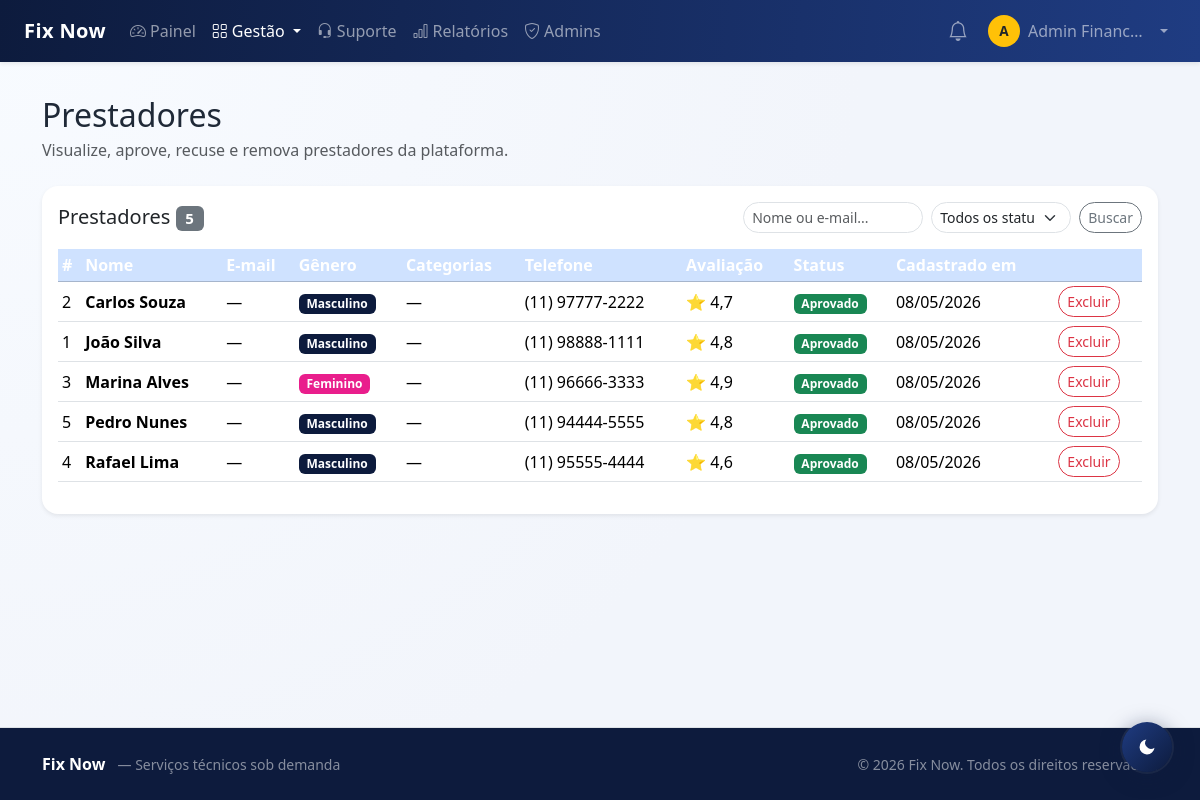
Before: /view/admin/prestadores.php (signed in) with the older database file.
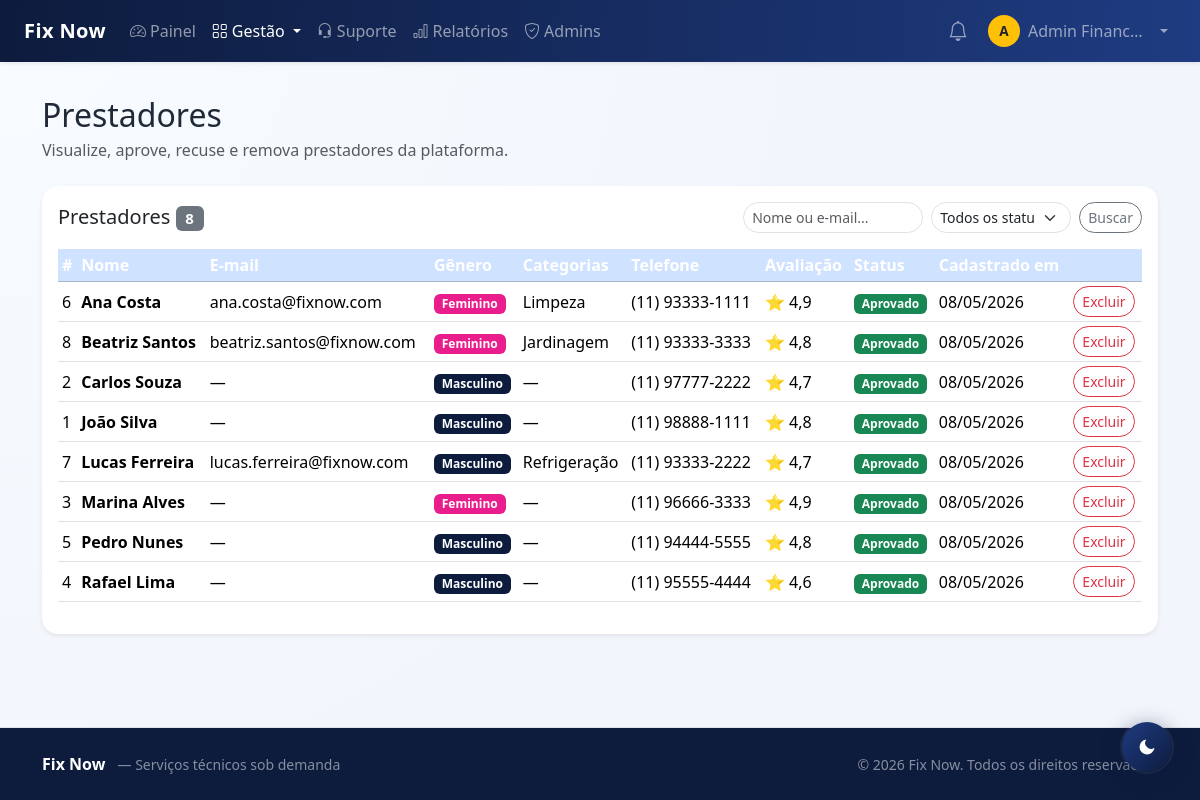
After: the same page with the newer database file.
### tables this page shows
CREATE TABLE IF NOT EXISTS tecnico (
  id               INT AUTO_INCREMENT PRIMARY KEY,
  nome             VARCHAR(120) NOT NULL,
  email            VARCHAR(150) NULL UNIQUE,
  senha            VARCHAR(255) NULL,
  cpf              CHAR(11) NULL UNIQUE,
  especialidade    VARCHAR(100) NULL DEFAULT NULL,
  telefone         VARCHAR(20) NOT NULL,
  genero           ENUM('Feminino','Masculino','Outro') NOT NULL DEFAULT 'Masculino',
  foto_perfil      VARCHAR(255) NOT NULL,
  documento_path   VARCHAR(255) NULL,
  avaliacao_media  DECIMAL(3,2) DEFAULT 0.00,
  ativo            TINYINT(1) NOT NULL DEFAULT 1,
  status_cadastro  ENUM('Pendente','Aprovado','Recusado') NOT NULL DEFAULT 'Aprovado',
  destaque         TINYINT(1) NOT NULL DEFAULT 0,
  criado_em        TIMESTAMP DEFAULT CURRENT_TIMESTAMP
);

### view/admin/prestadores.php (the view, shortened to what this page needs)
<?php
$paginaAtiva = 'prestadores';
require_once __DIR__ . '/_navbar.php';
$navbarHtml = ob_get_clean();
$filtro       = trim($_GET['busca'] ?? '');
$where = [];
$params = [];
$whereSQL = $where ? 'WHERE ' . implode(' AND ', $where) : '';
$stmt = $pdo->prepare("
    SELECT t.id, t.nome, t.email, t.telefone, t.genero, t.avaliacao_media,
           t.ativo, t.status_cadastro, t.destaque, t.criado_em, t.documento_path,
           (SELECT GROUP_CONCAT(cat.nome ORDER BY cat.nome SEPARATOR ', ')
            FROM servico s INNER JOIN categoria cat ON cat.id=s.categoria_id
            WHERE s.tecnico_id=t.id AND s.ativo=1) AS categorias_servico
    FROM tecnico t $whereSQL
    ORDER BY t.status_cadastro ASC, t.nome ASC
");
$stmt->execute($params);
$tecnicos = $stmt->fetchAll();
?>
<!DOCTYPE html>
<html lang="pt-BR">
<head>
  <link href="https://cdn.jsdelivr.net/npm/bootstrap@5.3.3/dist/css/bootstrap.min.css" rel="stylesheet">
  <link href="../../assets/css/style.css" rel="stylesheet">
</head>
<body>
<?= $navbarHtml ?>
<main class="container py-5 mt-5">
  <h2 class="mb-1">Prestadores</h2>
  <p class="text-muted mb-4">Visualize, aprove, recuse e remova prestadores da plataforma.</p>
  <div class="card shadow-sm border-0">
    <div class="card-body">
      <div class="d-flex justify-content-between align-items-center mb-3 flex-wrap gap-2">
        <h5 class="mb-0">Prestadores <span class="badge bg-secondary"><?= count($tecnicos) ?></span></h5>
        <form method="get" class="d-flex gap-2 flex-wrap">
          <input type="text" name="busca" class="form-control form-control-sm" placeholder="Nome ou e-mail..."
            value="<?= htmlspecialchars($filtro) ?>" style="width:180px;">
          <select name="status" class="form-select form-select-sm" style="width:140px;">
            <option value="">Todos os status</option>
          </select>
          <button class="btn btn-sm btn-outline-secondary">Buscar</button>
        </form>
      </div>
      <?php if (!$tecnicos): ?>
        <p class="text-muted mb-0">Nenhum prestador encontrado.</p>
      <?php else: ?>
        <div class="table-responsive">
          <table class="table table-hover align-middle table-sm">
            <thead class="table-primary">
              <tr>
                <th>#</th><th>Nome</th><th>E-mail</th><th>Gênero</th><th>Categorias</th><th>Telefone</th>
                <th>Avaliação</th><th>Status</th><th>Cadastrado em</th><th></th>
              </tr>
            </thead>
            <tbody>
            <?php foreach ($tecnicos as $t):
              $badgeSt = match($t['status_cadastro']) { 'Aprovado'=>'success','Pendente'=>'warning text-dark',default=>'danger' };
            ?>
              <tr>
                <td><?= (int)$t['id'] ?></td>
                <td class="fw-semibold"><?= htmlspecialchars($t['nome']) ?></td>
                <td><?= htmlspecialchars($t['email'] ?? '—') ?></td>
                <td>
                  <?php
                    $genBadge = match($t['genero'] ?? '') {
                      'Feminino'  => 'bg-pink text-white',
                      'Masculino' => 'bg-primary',
                      default     => 'bg-secondary'
                    };
                  ?>
                  <span class="badge <?= $genBadge ?>"><?= htmlspecialchars($t['genero'] ?? '—') ?></span>
                </td>
                <td><?= htmlspecialchars($t['categorias_servico'] ?? '—') ?></td>
                <td><?= htmlspecialchars($t['telefone']) ?></td>
                <td>⭐ <?= number_format((float)$t['avaliacao_media'], 1, ',', '.') ?></td>
                <td><span class="badge bg-<?= $badgeSt ?>"><?= htmlspecialchars($t['status_cadastro']) ?></span></td>
                <td><?= date('d/m/Y', strtotime($t['criado_em'])) ?></td>
                <td>
                  <div class="d-flex gap-1 flex-wrap">
                    <form method="post" class="d-inline" onsubmit="return confirm('Excluir este prestador e todos os seus dados?');">
                      <button class="btn btn-sm btn-outline-danger">Excluir</button>
                    </form>
                  </div>
                </td>
              </tr>
            <?php endforeach; ?>
            </tbody>
          </table>
        </div>
      <?php endif; ?>
    </div>
  </div>
</main>
<?php require_once __DIR__ . '/../../includes/footer.php'; ?>
</body>
</html>

### view/admin/_navbar.php (shortened to what this page needs)
<?php
$adminNome   = $_SESSION['admin_nome'] ?? 'Admin';
$paginaAtiva = $paginaAtiva ?? '';
$_navInicial = htmlspecialchars(mb_strtoupper(mb_substr($adminNome, 0, 1)));
$gestaoAtiva = in_array($paginaAtiva, ['clientes','prestadores','servicos','categorias','destaques']);
?>
<nav class="navbar navbar-expand-lg navbar-dark bg-primary fixed-top shadow-sm">
  <div class="container-fluid px-4">
    <a class="navbar-brand fw-bold" href="../../index.php">Fix Now</a>
    <div class="collapse navbar-collapse" id="adminMenu">
      <ul class="navbar-nav me-auto">
        <li class="nav-item">
          <a class="nav-link <?= $paginaAtiva === 'painel' ? 'active' : '' ?>" href="painelAdmin.php">
            <i class="bi bi-speedometer2 me-1"></i>Painel
          </a>
        </li>
        <li class="nav-item dropdown">
          <a class="nav-link dropdown-toggle <?= $gestaoAtiva ? 'active' : '' ?>" href="#" data-bs-toggle="dropdown" aria-expanded="false">
            <i class="bi bi-grid me-1"></i>Gestão
          </a>
        </li>
        <li class="nav-item">
          <a class="nav-link <?= $paginaAtiva === 'suporte' ? 'active' : '' ?>" href="suporteAdmin.php">
            <i class="bi bi-headset me-1"></i>Suporte
          </a>
        </li>
        <li class="nav-item">
          <a class="nav-link <?= $paginaAtiva === 'relatorios' ? 'active' : '' ?>" href="relatorios.php">
            <i class="bi bi-bar-chart me-1"></i>Relatórios
          </a>
        </li>
        <li class="nav-item">
          <a class="nav-link <?= $paginaAtiva === 'admins' ? 'active' : '' ?>" href="admins.php">
            <i class="bi bi-shield-check me-1"></i>Admins
          </a>
        </li>
      </ul>
      <ul class="navbar-nav ms-auto align-items-lg-center gap-1">
        <li class="nav-item">
          <a class="nav-link position-relative px-2" href="../notificacoes.php" title="Notificações">
            <i class="bi bi-bell fs-5"></i>
          </a>
        </li>
        <li class="nav-item dropdown">
          <a class="nav-link dropdown-toggle d-flex align-items-center gap-2 py-1" href="#" data-bs-toggle="dropdown" aria-expanded="false">
            <span class="d-inline-flex align-items-center justify-content-center rounded-circle bg-warning text-dark fw-bold flex-shrink-0" style="width:32px;height:32px;font-size:.85rem"><?= $_navInicial ?></span>
            <span class="d-none d-lg-inline text-truncate" style="max-width:120px"><?= htmlspecialchars($adminNome) ?></span>
          </a>
        </li>
      </ul>
    </div>
  </div>
</nav>

### includes/footer.php
<footer class="mt-auto py-4 border-top" style="background:var(--fix-blue)">
  <div class="container">
    <div class="row align-items-center g-2">
      <div class="col-sm-6">
        <span class="fw-bold text-white fs-6">Fix Now</span>
        <span class="text-white-50 small ms-2">— Serviços técnicos sob demanda</span>
      </div>
      <div class="col-sm-6 text-sm-end">
        <small class="text-white-50">&copy; <?php echo date('Y'); ?> Fix Now. Todos os direitos reservados.</small>
      </div>
    </div>
  </div>
</footer>

### assets/css/style.css (style rules this page uses)
:root { --fix-blue: #0d1b3d; --fix-blue-soft: #1f3c82; --fix-orange: #ff7a00; --fix-orange-soft: #ff9f43; --fix-bg: #f2f5fb; --fix-card: #ffffff; --fix-text: #1f2937; --fix-muted: #677489; --fix-shadow: 0 14px 32px rgba(15, 37, 84, 0.1); --fix-radius: 1rem; }
html, body { height: 100%; }
body { min-height: 100vh; display: flex; flex-direction: column; background: radial-gradient(circle at top left, #f8fbff, var(--fix-bg) 60%); color: var(--fix-text); }
main { flex: 1 0 auto; }
.bg-primary, .table-primary { background-color: var(--fix-blue) !important; }
.table-primary th { color: #fff; }
.btn, .form-control, .form-select, .card { border-radius: var(--fix-radius); transition: all 0.22s ease; }
.card { border: 1px solid #e9eef8; box-shadow: var(--fix-shadow); background: var(--fix-card); }
.navbar { background: linear-gradient(95deg, var(--fix-blue), var(--fix-blue-soft)) !important; }
.navbar-brand { letter-spacing: 0.4px; }
footer { flex-shrink: 0; margin-top: auto; background: #0b142d; }

### view/admin/prestadores.php (style rules this page uses)
.bg-pink { background-color: #e91e8c !important; }

Changed rows visible on the page:
added tecnico: id "6", nome "Ana Costa", email "ana.costa@fixnow.com", genero "Feminino", categorias_servico "Limpeza", telefone "(11) 93333-1111", avaliacao_media "4,9", status_cadastro "Aprovado", criado_em "08/05/2026"
added tecnico: id "8", nome "Beatriz Santos", email "beatriz.santos@fixnow.com", genero "Feminino", categorias_servico "Jardinagem", telefone "(11) 93333-3333", avaliacao_media "4,8", status_cadastro "Aprovado", criado_em "08/05/2026"
added tecnico: id "7", nome "Lucas Ferreira", email "lucas.ferreira@fixnow.com", genero "Masculino", categorias_servico "Refrigeração", telefone "(11) 93333-2222", avaliacao_media "4,7", status_cadastro "Aprovado", criado_em "08/05/2026"
Other visible differences:
count($tecnicos): "5" → "8"
